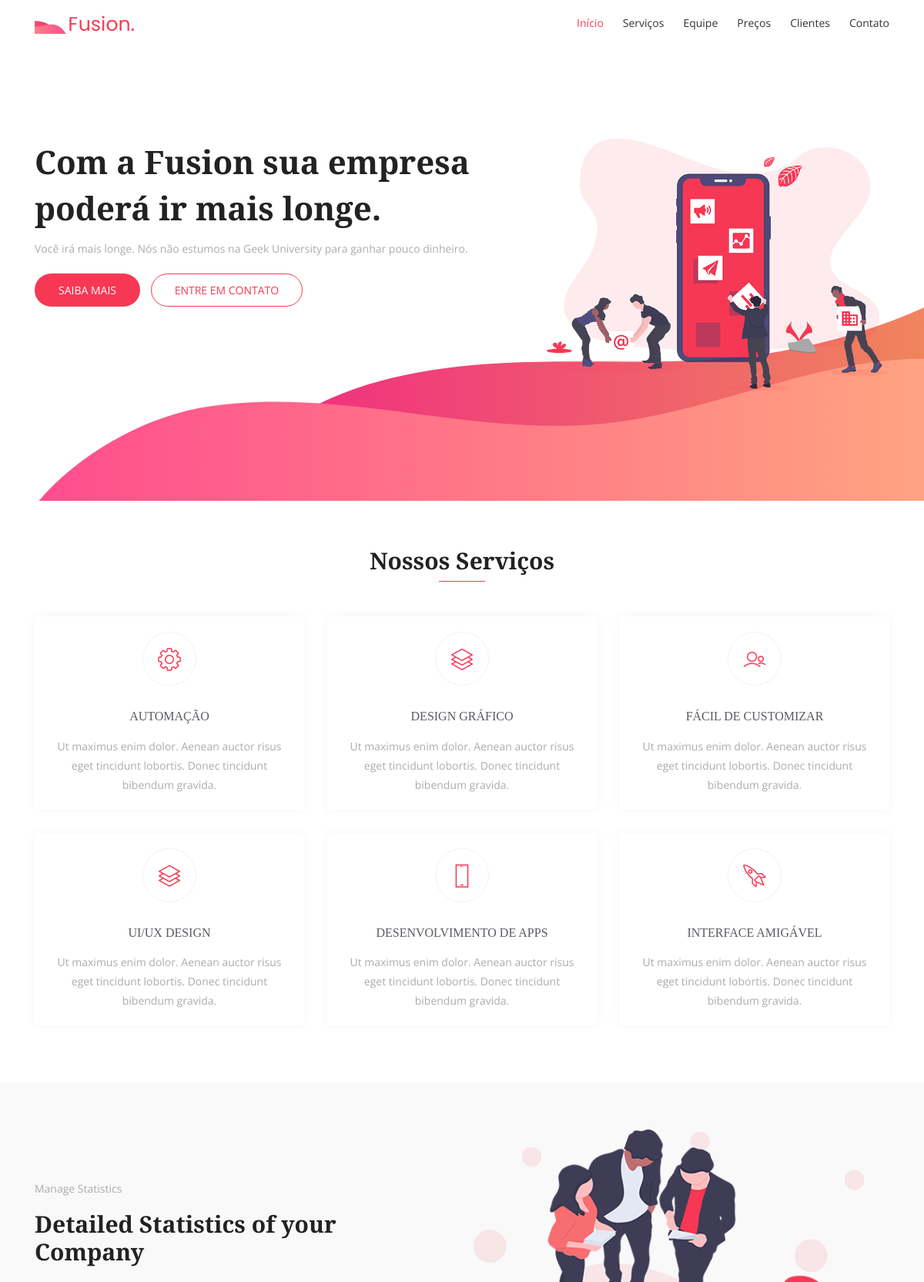
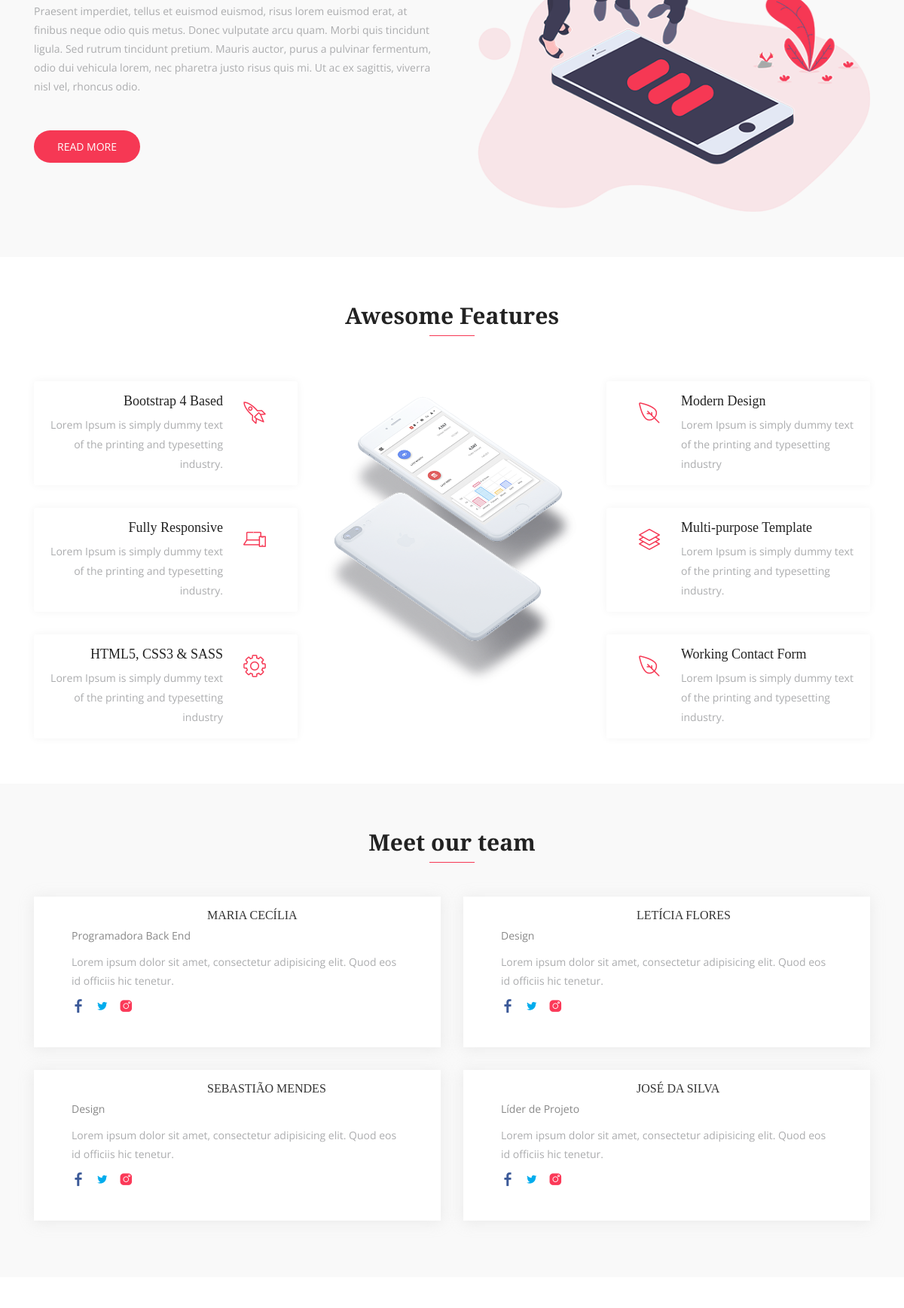
The page / (upper part) on the database its author committed (2 pictures, top to bottom).
### core/models.py (models this page shows, shortened)
class Base(models.Model):
    created = models.DateTimeField('Criação', auto_now_add=True)
    modified = models.DateTimeField('Atualizado', auto_now=True)
    active = models.BooleanField('Ativo?', default=True)
    class Meta:
        abstract = True

class Service(Base):
    ICON_CHOICES = {
        ('lni-cog', 'Engrenagem'),
        ('lni-stats-up', 'Gráfico'),
        ('lni-users', 'Usuários'),
        ('lni-layers', 'Design'),
        ('lni-mobile', 'Mobile'),
        ('lni-rocket', 'Foguete'),
    }
    service = models.CharField('Serviço', max_length=100)
    description = models.TextField('Descrição', max_length=200)
    icon = models.CharField('Icone', max_length=12, choices=ICON_CHOICES)
    class Meta:
        verbose_name = 'Serviço'
        verbose_name_plural = 'Serviços'

class Employee(Base):
    name = models.CharField('Nome', max_length=100)
    role = models.ForeignKey('core.Role', verbose_name='Cargo', on_delete=models.CASCADE)
    bio = models.TextField('Bio', max_length=200)
    image = StdImageField('Imagem', upload_to='team', variations={'thumb': {'width': 480, 'height': 480, 'crop': True}})
    facebook = models.CharField('Facebook', max_length=100, default='#')
    twitter = models.CharField('Twitter', max_length=100, default='#')
    instagram = models.CharField('Instagram', max_length=100, default='#')
    class Meta:
        verbose_name = 'Funcionário'
        verbose_name_plural = 'Funcionários'

class Role(Base):
    role = models.CharField('Cargo', max_length=100)
    class Meta:
        verbose_name = 'Cargo'
        verbose_name_plural = 'Cargos'
    def __str__(self):
        return self.role

### core/views.py (the view, shortened to what this page needs)
# urls.py: path('', IndexView.as_view(), name='index'),
class IndexView(FormView):
    template_name = 'index.html'
    form_class = ContactForm
    success_url = reverse_lazy('index')
    def get_context_data(self, **kwargs):
        context = super(IndexView, self).get_context_data(**kwargs)
        context['services'] = Service.objects.all()
        context['employers'] = Employee.objects.all()
        return context

### core/templates/index.html (shortened to what this page needs)
{% extends 'base.html' %}
{% load static %}
{% block content%}
{% include 'hero.html' %}
{% include 'services.html' %}
{% include 'about.html' %}
{% include 'features.html' %}
{% include 'team.html' %}
{% include 'prices.html'%}
{% endblock %}

### core/templates/base.html (shortened to what this page needs)
{% load static %}
<!DOCTYPE html>
<html lang="pt-br">
<head>
    <link rel="stylesheet" href="{% static 'css/bootstrap.min.css' %}" >
    <link rel="stylesheet" href="{% static 'fonts/line-icons.css' %}">
    <link rel="stylesheet" href="{% static 'css/owl.carousel.min.css' %}">
    <link rel="stylesheet" href="{% static 'css/owl.theme.css' %}">
    <link rel="stylesheet" href="{% static 'css/animate.css' %}">
    <link rel="stylesheet" href="{% static 'css/main.css' %}">
    <link rel="stylesheet" href="{% static 'css/responsive.css' %}">
</head>
<body>
<header id="header-wrap">
    <nav class="navbar navbar-expand-md bg-inverse fixed-top scrolling-navbar">
        <div class="container">
            <a href="{% url 'index' %}" class="navbar-brand"><img src="{% static 'img/logo.png' %}" alt=""></a>
            <div class="collapse navbar-collapse" id="navbarCollapse">
                <ul class="navbar-nav mr-auto w-100 justify-content-end clearfix">
                    <li class="nav-item active">
                        <a class="nav-link" href="#hero-area">
                            Início
                        </a>
                    </li>
                    <li class="nav-item">
                        <a class="nav-link" href="#services">
                            Serviços
                        </a>
                    </li>
                    <li class="nav-item">
                        <a class="nav-link" href="#team">
                            Equipe
                        </a>
                    </li>
                    <li class="nav-item">
                        <a class="nav-link" href="#pricing">
                            Preços
                        </a>
                    </li>
                    <li class="nav-item">
                        <a class="nav-link" href="#testimonial">
                            Clientes
                        </a>
                    </li>
                    <li class="nav-item">
                        <a class="nav-link" href="#contact">
                            Contato
                        </a>
                    </li>
                </ul>
            </div>
        </div>
    </nav>
</header>
{% block content %} {% endblock %}
</body>
</html>

### core/templates/hero.html
{% load static %}
<div id="hero-area" class="hero-area-bg">
    <div class="container">
        <div class="row">
            <div class="col-lg-7 col-md-12 col-sm-12 col-xs-12">
                <div class="contents">
                    <h2 class="head-title">Com a Fusion sua empresa poderá ir mais longe.</h2>
                    <p>Você irá mais longe. Nós não estumos na Geek University para ganhar pouco dinheiro.</p>
                    <div class="header-button">
                        <a href="#" class="btn btn-common">Saiba Mais</i></a>
                        <a href="#" class="btn btn-border video-popup">Entre em contato</i></a>
                    </div>
                </div>
            </div>
            <div class="col-lg-5 col-md-12 col-sm-12 col-xs-12">
                <div class="intro-img">
                    <img class="img-fluid" src="{% static 'img/intro-mobile.png' %}" alt="">
                </div>
            </div>
        </div>
    </div>
</div>

### core/templates/services.html
{% load static %}
<section id="services" class="section-padding">
    <div class="container">
        <div class="section-header text-center">
            <h2 class="section-title wow fadeInDown" data-wow-delay="0.3s">Nossos Serviços</h2>
            <div class="shape wow fadeInDown" data-wow-delay="0.3s"></div>
        </div>
        <div class="row">
            {% for service in services %}
            <div class="col-md-6 col-lg-4 col-xs-12">
                <div class="services-item wow fadeInRight" data-wow-delay="0.3s">
                    <div class="icon">
                        <i class="{{ service.icon }}"></i>
                    </div>
                    <div class="services-content">
                        <h3><a href="#">{{ service.service }}</a></h3>
                        <p>{{service.description}}</p>
                    </div>
                </div>
            </div>
            {% endfor %}
        </div>
    </div>
</section>

### core/templates/about.html
{% load static %}
<div class="about-area section-padding bg-gray">
    <div class="container">
        <div class="row">
            <div class="col-lg-6 col-md-12 col-xs-12 info">
                <div class="about-wrapper wow fadeInLeft" data-wow-delay="0.3s">
                    <div>
                        <div class="site-heading">
                            <p class="mb-3">Manage Statistics</p>
                            <h2 class="section-title">Detailed Statistics of your Company</h2>
                        </div>
                        <div class="content">
                            <p>
                                Praesent imperdiet, tellus et euismod euismod, risus lorem euismod erat, at finibus neque odio quis metus. Donec vulputate arcu quam. Morbi quis tincidunt ligula. Sed rutrum tincidunt pretium. Mauris auctor, purus a pulvinar fermentum, odio dui vehicula lorem, nec pharetra justo risus quis mi. Ut ac ex sagittis, viverra nisl vel, rhoncus odio.
                            </p>
                            <a href="#" class="btn btn-common mt-3">Read More</a>
                        </div>
                    </div>
                </div>
            </div>
            <div class="col-lg-6 col-md-12 col-xs-12 wow fadeInRight" data-wow-delay="0.3s">
                <img class="img-fluid" src="{% static 'img/about/img-1.png' %}" alt="" >
            </div>
        </div>
    </div>
</div>

### core/templates/features.html
{% load static %}
<section id="features" class="section-padding">
    <div class="container">
        <div class="section-header text-center">
            <h2 class="section-title wow fadeInDown" data-wow-delay="0.3s">Awesome Features</h2>
            <div class="shape wow fadeInDown" data-wow-delay="0.3s"></div>
        </div>
        <div class="row">
            <div class="col-lg-4 col-md-12 col-sm-12 col-xs-12">
                <div class="content-left">
                    <div class="box-item wow fadeInLeft" data-wow-delay="0.3s">
                <span class="icon">
                  <i class="lni-rocket"></i>
                </span>
                        <div class="text">
                            <h4>Bootstrap 4 Based</h4>
                            <p>Lorem Ipsum is simply dummy text of the printing and typesetting industry.</p>
                        </div>
                    </div>
                    <div class="box-item wow fadeInLeft" data-wow-delay="0.6s">
                <span class="icon">
                  <i class="lni-laptop-phone"></i>
                </span>
                        <div class="text">
                            <h4>Fully Responsive</h4>
                            <p>Lorem Ipsum is simply dummy text of the printing and typesetting industry.</p>
                        </div>
                    </div>
                    <div class="box-item wow fadeInLeft" data-wow-delay="0.9s">
                <span class="icon">
                  <i class="lni-cog"></i>
                </span>
                        <div class="text">
                            <h4>HTML5, CSS3 & SASS</h4>
                            <p>Lorem Ipsum is simply dummy text of the printing and typesetting industry</p>
                        </div>
                    </div>
                </div>
            </div>
            <div class="col-lg-4 col-md-12 col-sm-12 col-xs-12">
                <div class="show-box wow fadeInUp" data-wow-delay="0.3s">
                    <img src="{% static 'img/feature/intro-mobile.png' %}" alt="">
                </div>
            </div>
            <div class="col-lg-4 col-md-12 col-sm-12 col-xs-12">
                <div class="content-right">
                    <div class="box-item wow fadeInRight" data-wow-delay="0.3s">
                <span class="icon">
                  <i class="lni-leaf"></i>
                </span>
                        <div class="text">
                            <h4>Modern Design</h4>
                            <p>Lorem Ipsum is simply dummy text of the printing and typesetting industry</p>
                        </div>
                    </div>
                    <div class="box-item wow fadeInRight" data-wow-delay="0.6s">
                <span class="icon">
                  <i class="lni-layers"></i>
                </span>
                        <div class="text">
                            <h4>Multi-purpose Template</h4>
                            <p>Lorem Ipsum is simply dummy text of the printing and typesetting industry.</p>
                        </div>
                    </div>
                    <div class="box-item wow fadeInRight" data-wow-delay="0.9s">
                <span class="icon">
                  <i class="lni-leaf"></i>
                </span>
                        <div class="text">
                            <h4>Working Contact Form</h4>
                            <p>Lorem Ipsum is simply dummy text of the printing and typesetting industry.</p>
                        </div>
                    </div>
                </div>
            </div>
        </div>
    </div>
</section>

### core/templates/team.html (shortened to what this page needs)
{% load static %}
<section id="team" class="section-padding bg-gray">
    <div class="container">
        <div class="section-header text-center">
            <h2 class="section-title wow fadeInDown" data-wow-delay="0.3s">Meet our team</h2>
            <div class="shape wow fadeInDown" data-wow-delay="0.3s"></div>
        </div>
        <div class="row">
            {% for employee in employers %}
            <div class="col-lg-6 col-md-12 col-xs-12">
                <div class="team-item wow fadeInRight" data-wow-delay="0.2s">
                    <div class="team-img">
                    </div>
                    <div class="contetn">
                        <div class="info-text">
                            <h3><a href="#">{{ employee.name}}</a></h3>
                            <p>{{ employee.role}}</p>
                        </div>
                        <p>{{ employee.bio }}</p>
                        <ul class="social-icons">
                            <li><a href="{{ employee.facebook }}"><i class="lni-facebook-filled" aria-hidden="true"></i></a></li>
                            <li><a href="{{ employee.twitter }}"><i class="lni-twitter-filled" aria-hidden="true"></i></a></li>
                            <li><a href="{{ employee.instagram}"><i class="lni-instagram-filled" aria-hidden="true"></i></a></li>
                        </ul>
                    </div>
                </div>
            </div>
            {% endfor %}
        </div>
    </div>
</section>

### core/templates/prices.html (shortened to what this page needs)
{% load static %}
<section id="pricing" class="section-padding">
</section>

### core/templates/testimonial.html (shortened to what this page needs)
{% load static %}

### core/templates/calls.html (shortened to what this page needs)
{% load static %}

### core/templates/contact.html (shortened to what this page needs)
{% load static %}

### core/templates/footer.html (shortened to what this page needs)
{% load static %}

### rows shown on the page
Service: service "AUTOMAÇÃO", description "Ut maximus enim dolor. Aenean auctor risus eget tincidunt lobortis. Donec tincidunt bibendum gravida."
Service: service "DESIGN GRÁFICO", description "Ut maximus enim dolor. Aenean auctor risus eget tincidunt lobortis. Donec tincidunt bibendum gravida."
Service: service "FÁCIL DE CUSTOMIZAR", description "Ut maximus enim dolor. Aenean auctor risus eget tincidunt lobortis. Donec tincidunt bibendum gravida."
Service: service "UI/UX DESIGN", description "Ut maximus enim dolor. Aenean auctor risus eget tincidunt lobortis. Donec tincidunt bibendum gravida."
Service: service "DESENVOLVIMENTO DE APPS", description "Ut maximus enim dolor. Aenean auctor risus eget tincidunt lobortis. Donec tincidunt bibendum gravida."
Service: service "INTERFACE AMIGÁVEL", description "Ut maximus enim dolor. Aenean auctor risus eget tincidunt lobortis. Donec tincidunt bibendum gravida."
Employee: name "MARIA CECÍLIA", role "Programadora Back End", bio "Lorem ipsum dolor sit amet, consectetur adipisicing elit. Quod eos id officiis hic tenetur."
Employee: name "LETÍCIA FLORES", role "Design", bio "Lorem ipsum dolor sit amet, consectetur adipisicing elit. Quod eos id officiis hic tenetur."
Employee: name "SEBASTIÃO MENDES", role "Design", bio "Lorem ipsum dolor sit amet, consectetur adipisicing elit. Quod eos id officiis hic tenetur."
Employee: name "JOSÉ DA SILVA", role "Líder de Projeto", bio "Lorem ipsum dolor sit amet, consectetur adipisicing elit. Quod eos id officiis hic tenetur."
